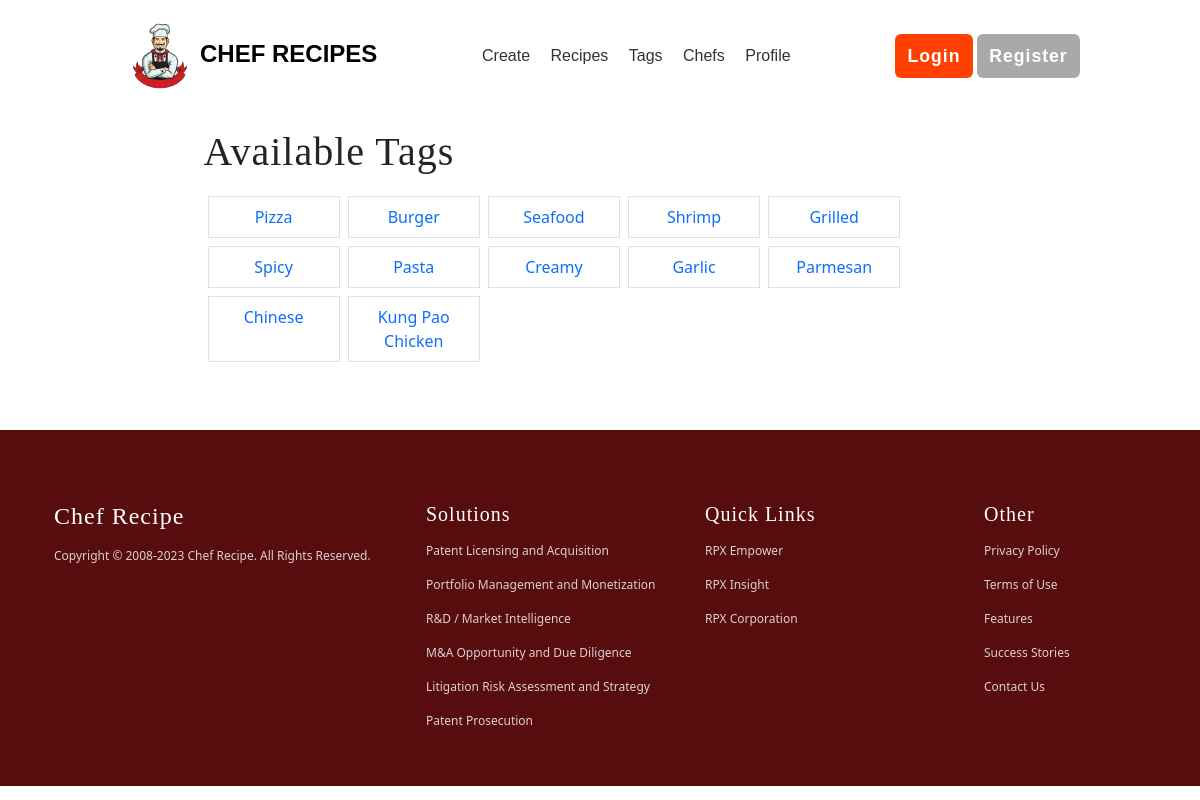
The app's page /tags with its own data.
### main/models.py (models this page shows, shortened)
class Tag(models.Model):
    name = models.CharField(max_length=50)
    created_at = models.DateTimeField(auto_now_add=True)
    updated_at = models.DateTimeField(auto_now=True)

### main/views.py (the view)
# urls.py: path('tags', views.tags, name='tags'),
def tags(request):
    tagList = Tag.objects.all()
    return render(request, 'main/tags.html', {'tags': tagList})

### templates/main/tags.html
{% extends 'includes/base.html' %}
{% load static %}
{% block body %}
<div style="width: 100%; max-width: 825px; margin: auto;" class=" p-3 mb-5  ">
    <h1 class="mx-md-n5">Available Tags</h1>
    <div class="mt-3 d-flex flex-wrap">
        {% for i in tags %}
            <div class="border p-2 col-2 m-1 text-center" style="text-transform: capitalize;" >
                <a href="{% url 'main:tags' i.name %}">{{i.name}}</a>
            </div>
        {% endfor %}
    </div>
</div>
{% endblock %}

### static/css/style.css (style rules this page uses)
* { margin: 0; padding: 0; }
a, a:hover, a:focus, a:active { text-decoration: none; border: 0; }
h1, h2, h3, h4, h5, h6 { font-family: 'Baloo', cursive; letter-spacing: 1px; text-transform: capitalize; -webkit-margin-before:0; -webkit-margin-after:0; }
h1 { font-size: 2.5rem; }

### records on screen
Tag: name "Pizza"
Tag: name "Burger"
Tag: name "Seafood"
Tag: name "Shrimp"
Tag: name "Grilled"
Tag: name "Spicy"
Tag: name "Pasta"
Tag: name "Creamy"
Tag: name "Garlic"
Tag: name "Parmesan"
Tag: name "Chinese"
Tag: name "Kung Pao Chicken"
